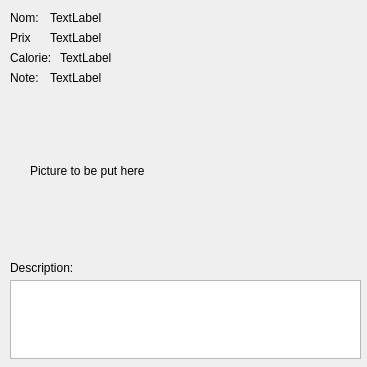
      <widget class="QWidget" name="scrollAreaWidgetContents_7">
       <property name="geometry">
        <rect>
         <x>0</x>
         <y>0</y>
         <width>367</width>
         <height>367</height>
        </rect>
       </property>
       <widget class="QLabel" name="label_31">
        <property name="geometry">
         <rect>
          <x>10</x>
          <y>50</y>
          <width>51</width>
          <height>16</height>
         </rect>
        </property>
        <property name="text">
         <string>Calorie:</string>
        </property>
       </widget>
       <widget class="QLabel" name="label_32">
        <property name="geometry">
         <rect>
          <x>10</x>
          <y>30</y>
          <width>51</width>
          <height>16</height>
         </rect>
        </property>
        <property name="text">
         <string>Prix</string>
        </property>
       </widget>
       <widget class="QLabel" name="label_33">
        <property name="geometry">
         <rect>
          <x>10</x>
          <y>10</y>
          <width>51</width>
          <height>16</height>
         </rect>
        </property>
        <property name="text">
         <string>Nom:</string>
        </property>
       </widget>
       <widget class="QLabel" name="label_34">
        <property name="geometry">
         <rect>
          <x>10</x>
          <y>260</y>
          <width>81</width>
          <height>16</height>
         </rect>
        </property>
        <property name="text">
         <string>Description:</string>
        </property>
       </widget>
       <widget class="QTextEdit" name="d_description">
        <property name="geometry">
         <rect>
          <x>10</x>
          <y>280</y>
          <width>351</width>
          <height>79</height>
         </rect>
        </property>
       </widget>
       <widget class="QLabel" name="label_35">
        <property name="geometry">
         <rect>
          <x>10</x>
          <y>70</y>
          <width>51</width>
          <height>16</height>
         </rect>
        </property>
        <property name="text">
         <string>Note:</string>
        </property>
       </widget>
       <widget class="QLabel" name="d_name">
        <property name="geometry">
         <rect>
          <x>50</x>
          <y>10</y>
          <width>61</width>
          <height>15</height>
         </rect>
        </property>
        <property name="text">
         <string>TextLabel</string>
        </property>
       </widget>
       <widget class="QLabel" name="d_prix">
        <property name="geometry">
         <rect>
          <x>50</x>
          <y>30</y>
          <width>61</width>
          <height>15</height>
         </rect>
        </property>
        <property name="text">
         <string>TextLabel</string>
        </property>
       </widget>
       <widget class="QLabel" name="d_calorie">
        <property name="geometry">
         <rect>
          <x>60</x>
          <y>50</y>
          <width>61</width>
          <height>15</height>
         </rect>
        </property>
        <property name="text">
         <string>TextLabel</string>
        </property>
       </widget>
       <widget class="QLabel" name="d_picture">
        <property name="geometry">
         <rect>
          <x>30</x>
          <y>90</y>
          <width>261</width>
          <height>161</height>
         </rect>
        </property>
        <property name="text">
         <string>Picture to be put here</string>
        </property>
       </widget>
       <widget class="QLabel" name="d_note">
        <property name="geometry">
         <rect>
          <x>50</x>
          <y>70</y>
          <width>61</width>
          <height>15</height>
         </rect>
        </property>
        <property name="text">
         <string>TextLabel</string>
        </property>
       </widget>
      </widget>
